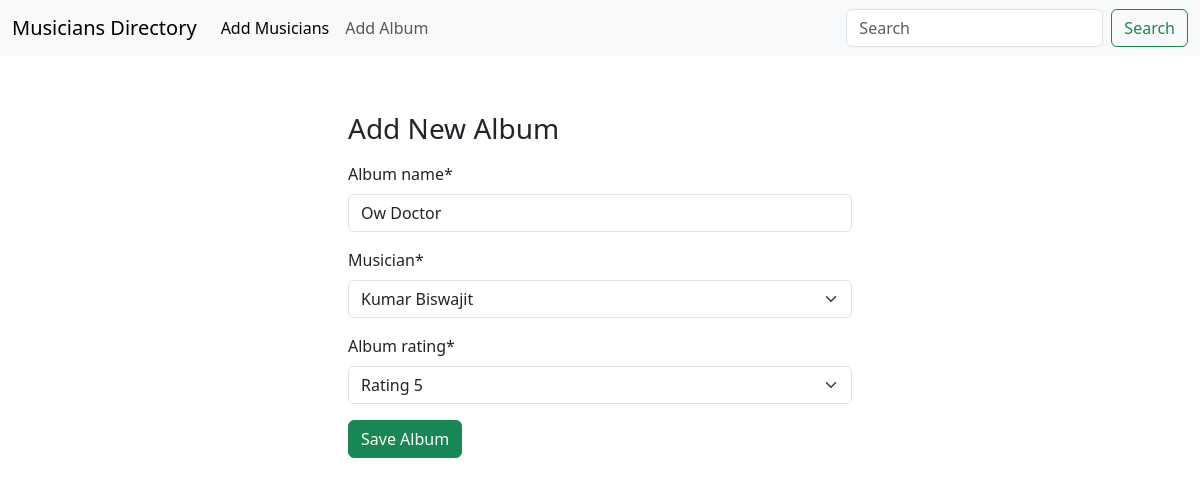
Page /album/edit/11 on the committed database.
### album/models.py (models this page shows, shortened)
class AlbumsModel(models.Model):
    album_name = models.CharField(max_length=100)
    musician = models.ForeignKey(MusiciansModel, on_delete=models.CASCADE)
    album_release_date = models.DateField(auto_now=True)
    rates = [
        ('1', 'Rating 1'),
        ('2', 'Rating 2'),
        ('3', 'Rating 3'),
        ('4', 'Rating 4'),
        ('5', 'Rating 5'),
    ]
    album_rating = models.CharField(max_length=1, choices=rates)

### album/views.py (the view)
# urls.py: path('edit/<int:id>', views.edit_Album, name ='edit_Album')
def edit_Album(request, id):
    albumData = AlbumsModel.objects.get(pk=id)
    form = AlbumForm(instance=albumData)
    if request.method == 'POST':
        form = AlbumForm(request.POST, instance=albumData)
        if(form.is_valid()):
            form.save()
            return redirect('index')
    return render(request, 'album/add_Album.html', {'form' : form})

### album/forms.py
class AlbumForm(forms.ModelForm):
    class Meta:
        model = AlbumsModel
        fields = '__all__'

### musician/models.py (called while the page is built)
    def __str__(self):
        return f'{self.first_name} {self.last_name}'

### album/templates/album/add_Album.html (shortened to what this page needs)
{% extends "base.html" %}
{% block content %}
{% load crispy_forms_tags %}
<div class="w-50 m-auto p-5">
    <h3 class="py-2">Add New Album </h3>
    <form method='post'>
        {{ form | crispy }}
        <button class="btn btn-success">Save Album</button>
    </form>
</div>
{% endblock content %}

### rows in the picture
AlbumsModel: album_name "Ow Doctor", musician "Kumar Biswajit", album_rating "Rating 5"
